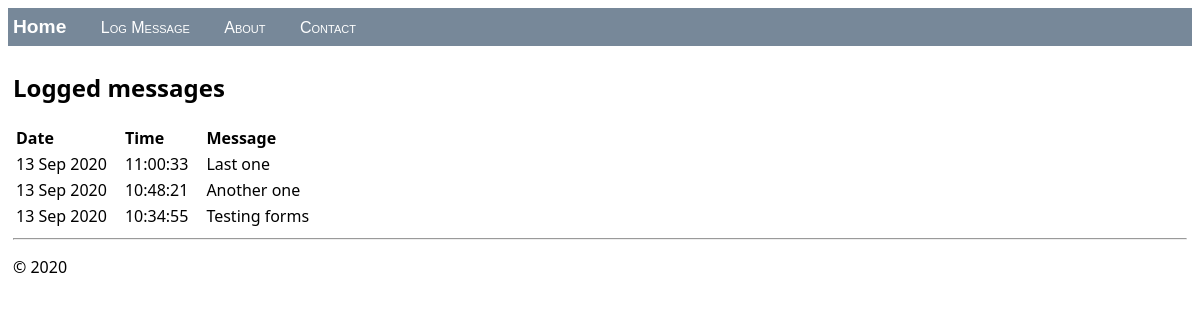
Before: / with the older database file.
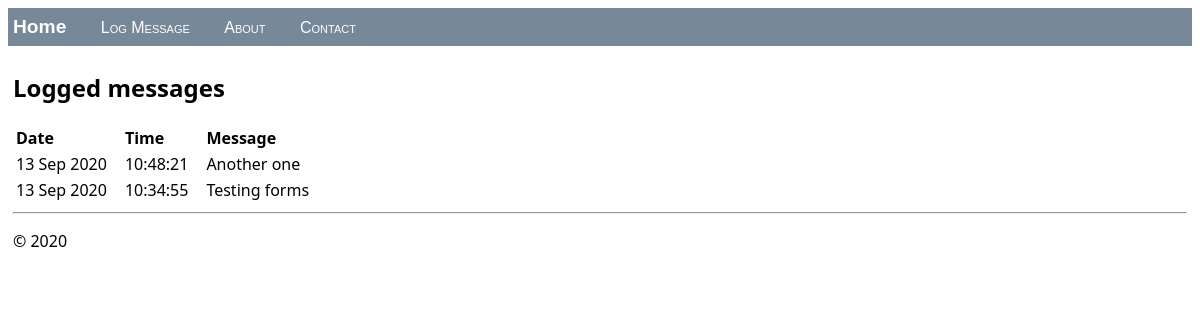
After: the same page with the newer database file.
### hello/models.py (models this page shows, shortened)
class LogMessage(models.Model):
    message = models.CharField(max_length=300)
    log_date = models.DateTimeField("date logged")

### hello/views.py (the view)
class HomeListView(ListView):
    model = LogMessage
    def get_context_data(self, **kwargs):
        context = super(HomeListView, self).get_context_data(**kwargs)
        return context

### hello/templates/hello/home.html (shortened to what this page needs)
{% extends "hello/layout.html" %}
{% block content %}
    <h2>Logged messages</h2>
    {% if message_list %}
        <table class="message_list">
            <thead>
            <tr>
                <th>Date</th>
                <th>Time</th>
                <th>Message</th>
            </tr>
            </thead>
            <tbody>
            {% for message in message_list %}
                <tr>
                    <td>{{ message.log_date | date:'d M Y' }}</td>
                    <td>{{ message.log_date | time:'H:i:s' }}</td>
                    <td>
                        {{ message.message }}
                    </td>
                </tr>
            {% endfor %}
            </tbody>
        </table>
    {% else %}
        <p>No messages have been logged. Use the <a href="{% url 'log' %}">Log Message form</a>.</p>
    {% endif %}
{% endblock %}

### hello/templates/hello/layout.html (shortened to what this page needs)
<!DOCTYPE html>
<html>
<head>
    {% load static %}
    <link rel="stylesheet" type="text/css" href="{% static 'hello/site.css' %}"/>
</head>
<body>
<div class="navbar">
    <a href="{% url 'home' %}" class="navbar-brand">Home</a>
    <a href="{% url 'log' %}" class="navbar-item">Log Message</a>
    <a href="{% url 'about' %}" class="navbar-item">About</a>
    <a href="{% url 'contact' %}" class="navbar-item">Contact</a>
</div>
<div class="body-content">
    {% block content %}
    {% endblock %}
    <hr/>
    <footer>
        <p>© 2020</p>
    </footer>
</div>
</body>
</html>

### hello/static/hello/site.css (style rules this page uses)
.navbar { background-color: lightslategray; font-size: 1em; font-family: 'Trebuchet MS', 'Lucida Sans Unicode', 'Lucida Grande', 'Lucida Sans', Arial, sans-serif; color: white; padding: 8px 5px 8px 5px; }
.navbar a { text-decoration: none; color: inherit; }
.navbar-brand { font-size: 1.2em; font-weight: 600; }
.navbar-item { font-variant: small-caps; margin-left: 30px; }
.body-content { padding: 5px; font-family:'Segoe UI', Tahoma, Geneva, Verdana, sans-serif; }
.message_list th,td { text-align: left; padding-right: 15px; }

Changed rows visible on the page:
removed LogMessage: log_date "13 Sep 2020", log_date "11:00:33", message "Last one"
